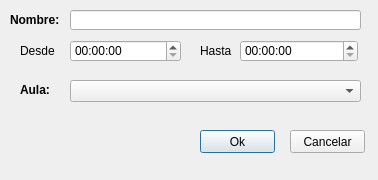
<?xml version="1.0" encoding="UTF-8"?>
<ui version="4.0">
 <class>NuevaMat</class>
 <widget class="QDialog" name="NuevaMat">
  <property name="geometry">
   <rect>
    <x>0</x>
    <y>0</y>
    <width>378</width>
    <height>180</height>
   </rect>
  </property>
  <property name="windowTitle">
   <string>Dialog</string>
  </property>
  <widget class="QTimeEdit" name="timeFin">
   <property name="geometry">
    <rect>
     <x>240</x>
     <y>40</y>
     <width>118</width>
     <height>22</height>
    </rect>
   </property>
  </widget>
  <widget class="QLabel" name="ldesde">
   <property name="geometry">
    <rect>
     <x>20</x>
     <y>40</y>
     <width>46</width>
     <height>21</height>
    </rect>
   </property>
   <property name="text">
    <string>Desde</string>
   </property>
  </widget>
  <widget class="QLabel" name="lhasta">
   <property name="geometry">
    <rect>
     <x>200</x>
     <y>40</y>
     <width>46</width>
     <height>21</height>
    </rect>
   </property>
   <property name="text">
    <string>Hasta</string>
   </property>
  </widget>
  <widget class="QTimeEdit" name="timeInicio">
   <property name="geometry">
    <rect>
     <x>70</x>
     <y>40</y>
     <width>111</width>
     <height>22</height>
    </rect>
   </property>
  </widget>
  <widget class="QLineEdit" name="lineNombre">
   <property name="geometry">
    <rect>
     <x>70</x>
     <y>10</y>
     <width>291</width>
     <height>20</height>
    </rect>
   </property>
   <property name="statusTip">
    <string comment="Ejemplo" extracomment="Ejemplo"/>
   </property>
   <property name="inputMask">
    <string comment="Ejemplo" extracomment="Ejemplo"/>
   </property>
   <property name="text">
    <string comment="Ejemplo" extracomment="Ejemplo"/>
   </property>
   <property name="placeholderText">
    <string comment="Ejemplo" extracomment="Ejemplo"/>
   </property>
  </widget>
  <widget class="QLabel" name="lnombre">
   <property name="geometry">
    <rect>
     <x>10</x>
     <y>10</y>
     <width>71</width>
     <height>20</height>
    </rect>
   </property>
   <property name="styleSheet">
    <string notr="true">&lt;B&gt;&lt;/B&gt;</string>
   </property>
   <property name="text">
    <string>&lt;html&gt;&lt;head/&gt;&lt;body&gt;&lt;p&gt;&lt;span style=&quot; font-weight:600;&quot;&gt;Nombre:&lt;/span&gt;&lt;/p&gt;&lt;/body&gt;&lt;/html&gt;</string>
   </property>
  </widget>
  <widget class="QLabel" name="lAula">
   <property name="geometry">
    <rect>
     <x>20</x>
     <y>80</y>
     <width>47</width>
     <height>21</height>
    </rect>
   </property>
   <property name="text">
    <string>&lt;B&gt;Aula:&lt;/B&gt;</string>
   </property>
  </widget>
  <widget class="QComboBox" name="boxAulas">
   <property name="geometry">
    <rect>
     <x>70</x>
     <y>80</y>
     <width>291</width>
     <height>22</height>
    </rect>
   </property>
  </widget>
  <widget class="QPushButton" name="ok">
   <property name="enabled">
    <bool>true</bool>
   </property>
   <property name="geometry">
    <rect>
     <x>200</x>
     <y>130</y>
     <width>75</width>
     <height>23</height>
    </rect>
   </property>
   <property name="text">
    <string>Ok</string>
   </property>
  </widget>
  <widget class="QPushButton" name="cancelar">
   <property name="geometry">
    <rect>
     <x>290</x>
     <y>130</y>
     <width>75</width>
     <height>23</height>
    </rect>
   </property>
   <property name="text">
    <string>Cancelar</string>
   </property>
  </widget>
 </widget>
 <resources/>
 <connections/>
</ui>
